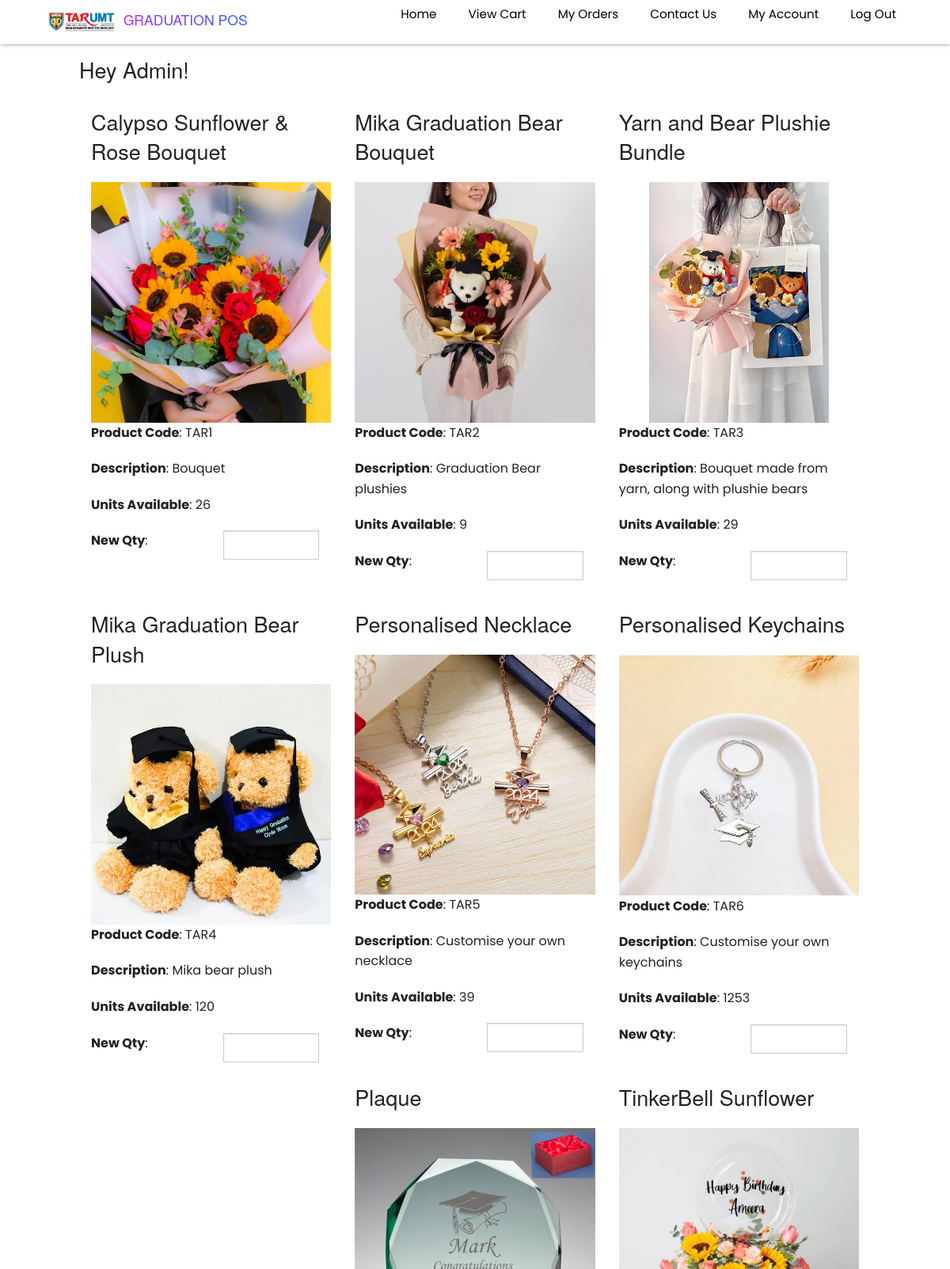
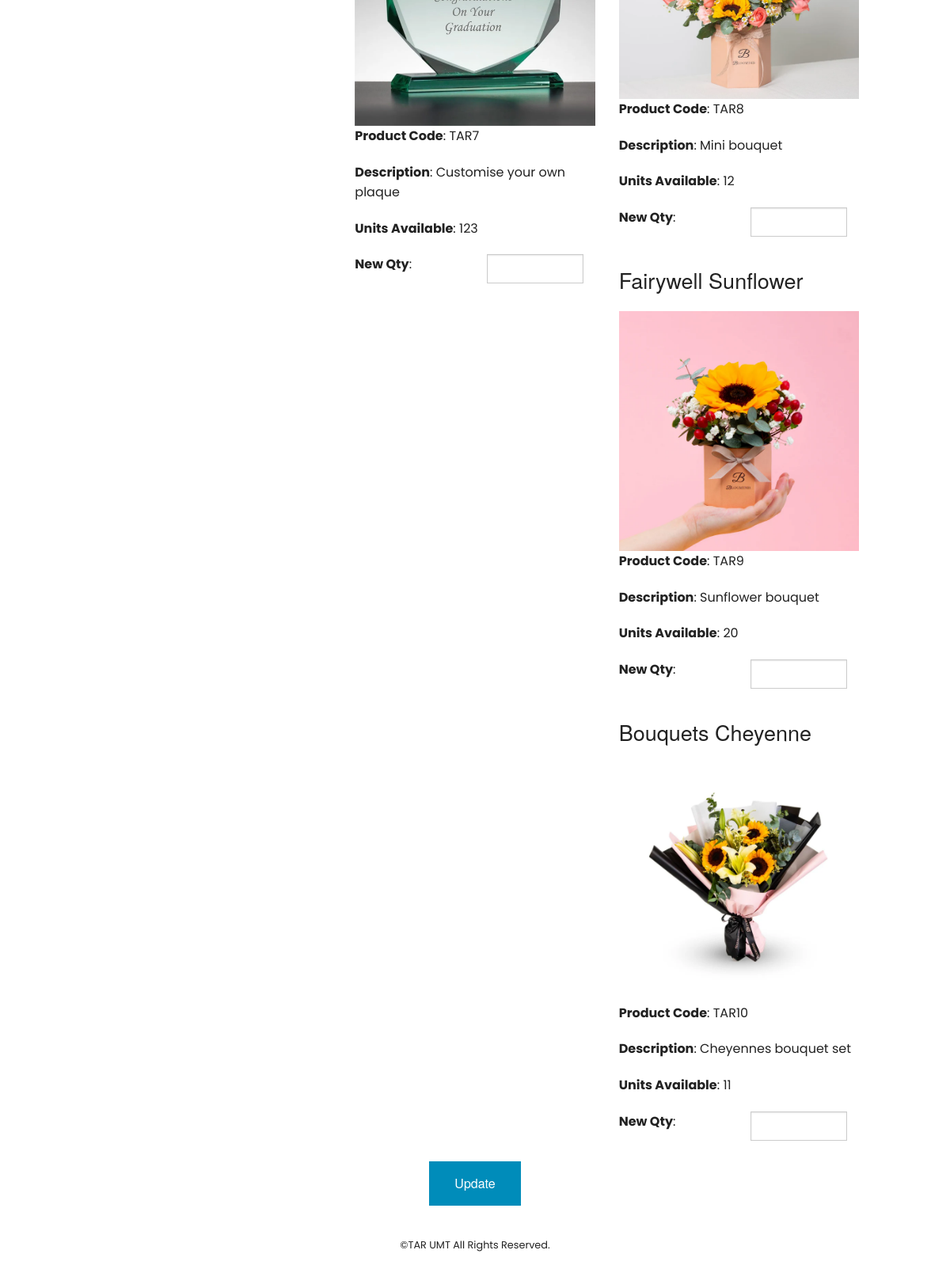
/admin.php (signed in), run on the app's committed database (2 pictures, top to bottom).
### tables this page shows
CREATE TABLE `products` (
  `id` int(11) NOT NULL,
  `product_code` varchar(60) NOT NULL,
  `product_name` varchar(60) NOT NULL,
  `product_desc` tinytext NOT NULL,
  `product_img_name` varchar(60) NOT NULL,
  `qty` int(5) NOT NULL,
  `price` decimal(10,2) NOT NULL
);

### admin.php (the view, shortened to what this page needs)
<?php
include 'config.php';
?>
<!doctype html>
<html class="no-js" lang="en">
  <head>
    <link rel="stylesheet" href="css/foundation.css" />
  </head>
  <body>
  <?php include 'include/header.php'; ?>
    <div class="row" style="margin-top:10px;">
      <div class="large-12">
        <h3>Hey Admin!</h3>
        <?php
          $result = $mysqli->query("SELECT * from products order by id asc");
          if($result) {
            while($obj = $result->fetch_object()) {
              echo '<div class="large-4 columns">';
              echo '<p><h3>'.$obj->product_name.'</h3></p>';
              echo '<img src="images/products/'.$obj->product_img_name.'"/>';
              echo '<p><strong>Product Code</strong>: '.$obj->product_code.'</p>';
              echo '<p><strong>Description</strong>: '.$obj->product_desc.'</p>';
              echo '<p><strong>Units Available</strong>: '.$obj->qty.'</p>';
              echo '<div class="large-6 columns" style="padding-left:0;">';
              echo '<form method="post" name="update-quantity" action="admin-update.php">';
              echo '<p><strong>New Qty</strong>:</p>';
              echo '</div>';
              echo '<div class="large-6 columns">';
              echo '<input type="number" name="quantity[]"/>';
              echo '</div>';
              echo '</div>';
            }
          }
        ?>
      </div>
    </div>
    <div class="row" style="margin-top:10px;">
      <div class="small-12">
        <center><p><input style="clear:both;" type="submit" class="button" value="Update"></p></center>
          <?php include 'include/footer.php'; ?>
      </div>
    </div>
  </body>
</html>

### include/header.php (shortened to what this page needs)
<nav>
    <a href="products.php"
    <div class="logo">
        <img src="images/TAR UMT Logo.png" alt="logo" />
        <h1>GRADUATION POS</h1>
    </a>
    <ul>
        <li>
            <a href="products.php">Home</a>
        </li>
        <li>
            <a href="cart.php">View Cart</a>
        </li>
        <li>
            <a href="orders.php">My Orders</a>
        </li>
        <li>
            <a href="contact.php">Contact Us</a>
        </li>
        <?php
        if(isset($_SESSION['username'])){
            echo '<li><a href="account.php">My Account</a></li>';
            echo '<li><a href="logout.php">Log Out</a></li>';
        }
        else{
            echo '<li><a href="login.php">Log In</a></li>';
            echo '<li><a href="register.php">Register</a></li>';
        }
        ?>
    </ul>
</nav>

### include/footer.php
<footer style="margin-top:10px;">
    <p style="text-align:center; font-size:0.8em;">&copy;TAR UMT All Rights Reserved.</p>
</footer><?php

### include/header.php (style rules this page uses)
* { box-sizing: border-box; -webkit-font-smoothing: antialiased; -moz-osx-font-smoothing: grayscale; }
body { padding: 0; margin: 0; font-family: "Poppins", sans-serif; }
nav { padding: 5px 5%; display: flex; justify-content: space-between; align-items: center; box-shadow: rgba(50, 50, 93, 0.25) 0px 2px 5px -1px, rgba(0, 0, 0, 0.3) 0px 1px 3px -1px; z-index: 1; }
nav .logo { display: flex; align-items: center; }
nav .logo img { height: 25px; width: auto; margin-right: 10px; }
nav .logo h1 { font-size: 1.1rem; background: linear-gradient(to right, #b927fc 0%, #2c64fc 100%); -webkit-background-clip: text; background-clip: text; -webkit-text-fill-color: transparent; }
nav ul { list-style: none; display: flex; }
nav ul li { margin-left: 1.5rem; }
nav ul li a { text-decoration: none; color: #000; font-size: 95%; font-weight: 400; padding: 4px 8px; border-radius: 5px; }

### data on the page
products: product_name "Calypso Sunflower & Rose Bouquet", product_img_name (picture), product_code "TAR1", product_desc "Bouquet", qty "26"
products: product_name "Mika Graduation Bear Bouquet", product_img_name (picture), product_code "TAR2", product_desc "Graduation Bear plushies", qty "9"
products: product_name "Yarn and Bear Plushie Bundle", product_img_name (picture), product_code "TAR3", product_desc "Bouquet made from yarn, along with plushie bears", qty "29"
products: product_name "Mika Graduation Bear Plush", product_img_name (picture), product_code "TAR4", product_desc "Mika bear plush", qty "120"
products: product_name "Personalised Necklace", product_img_name (picture), product_code "TAR5", product_desc "Customise your own necklace", qty "39"
products: product_name "Personalised Keychains", product_img_name (picture), product_code "TAR6", product_desc "Customise your own keychains", qty "1253"
products: product_name "Plaque", product_img_name (picture), product_code "TAR7", product_desc "Customise your own plaque", qty "123"
products: product_name "TinkerBell Sunflower", product_img_name (picture), product_code "TAR8", product_desc "Mini bouquet", qty "12"
products: product_name "Fairywell Sunflower", product_img_name (picture), product_code "TAR9", product_desc "Sunflower bouquet", qty "20"
products: product_name "Bouquets Cheyenne", product_img_name (picture), product_code "TAR10", product_desc "Cheyennes bouquet set", qty "11"
